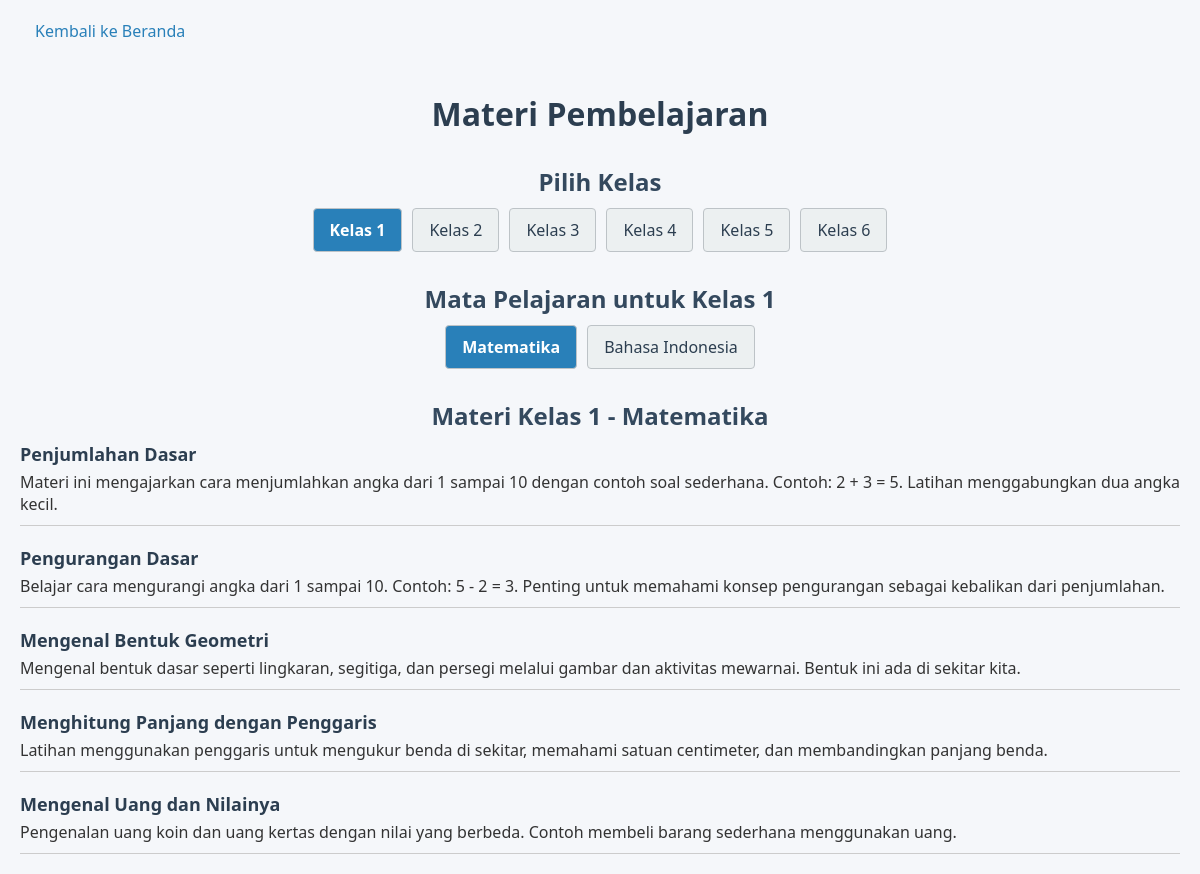
The app's page /materi.php?kelas=1&mapel=Matematika (signed in) with its own data.
### tables this page shows
CREATE TABLE `materi` (
  `id` int(11) NOT NULL,
  `kelas` int(11) NOT NULL,
  `mapel` varchar(50) NOT NULL,
  `judul` varchar(255) NOT NULL,
  `konten` text NOT NULL
);

### materi.php (the view, shortened to what this page needs)
<?php
include 'db.php';
$kelas = isset($_GET['kelas']) ? (int)$_GET['kelas'] : 0;
$mapel = isset($_GET['mapel']) ? $_GET['mapel'] : '';
?>
<!DOCTYPE html>
<html>
<head>
  <link rel="stylesheet" href="style.css">
</head>
<body class="body-materi">
<a href="index.php" class="back">Kembali ke Beranda</a>
<h1 class="judul-halaman">Materi Pembelajaran</h1>
<section class="section-kelas">
  <h2 class="judul-subbagian">Pilih Kelas</h2>
  <div class="menu-kelas">
    <?php for ($i = 1; $i <= 6; $i++): ?>
      <a href="materi.php?kelas=<?= $i ?>" class="btn-kelas <?= ($kelas == $i) ? 'aktif' : '' ?>">Kelas <?= $i ?></a>
    <?php endfor; ?>
  </div>
</section>
<?php if ($kelas): ?>
  <section class="section-mapel">
    <h2 class="judul-subbagian">Mata Pelajaran untuk Kelas <?= $kelas ?></h2>
    <div class="menu-mapel">
      <?php
      $result_mapel = mysqli_query($conn, "SELECT DISTINCT mapel FROM materi WHERE kelas = $kelas");
      while ($m = mysqli_fetch_assoc($result_mapel)):
      ?>
        <a href="materi.php?kelas=<?= $kelas ?>&mapel=<?= urlencode($m['mapel']) ?>" class="btn-mapel <?= ($mapel == $m['mapel']) ? 'aktif' : '' ?>">
          <?= htmlspecialchars($m['mapel']) ?>
        </a>
      <?php endwhile; ?>
    </div>
  </section>
<?php endif; ?>
<?php if ($kelas && $mapel): ?>
  <section class="section-materi">
    <h2 class="judul-subbagian">Materi Kelas <?= $kelas ?> - <?= htmlspecialchars($mapel) ?></h2>
    <?php
    $result_materi = mysqli_query($conn, "SELECT * FROM materi WHERE kelas = $kelas AND mapel = '$mapel'");
    if (mysqli_num_rows($result_materi) == 0): ?>
      <p class="pesan-tidak-ada">Tidak ada materi tersedia.</p>
    <?php else: ?>
      <ul class="daftar-materi">
        <?php while ($row = mysqli_fetch_assoc($result_materi)): ?>
          <li class="item-materi">
            <strong class="judul-materi"><?= htmlspecialchars($row['judul']) ?></strong><br>
            <div class="konten-materi"><?= nl2br(htmlspecialchars($row['konten'])) ?></div>
          </li>
        <?php endwhile; ?>
      </ul>
    <?php endif; ?>
  </section>
<?php endif; ?>
</body>
</html>

### style.css (style rules this page uses)
body { font-family: Arial, sans-serif; background-color: #f0f8ff; margin: 0; padding: 0; }
h2 { text-align: center; margin-bottom: 20px; color: #333; }
body.body-materi { font-family: 'Segoe UI', sans-serif; background-color: #f5f7fa; margin: 0; padding: 0 20px; color: #333; }
h1.judul-halaman { text-align: center; color: #2c3e50; margin-top: 30px; margin-bottom: 10px; }
h2.judul-subbagian { margin-top: 30px; margin-bottom: 10px; color: #34495e; }
.menu-kelas, .menu-mapel { display: flex; justify-content: center; flex-wrap: wrap; gap: 10px; margin-bottom: 20px; }
.btn-kelas, .btn-mapel { padding: 10px 16px; background-color: #ecf0f1; color: #2c3e50; text-decoration: none; border-radius: 4px; border: 1px solid #bdc3c7; transition: background-color 0.3s, color 0.3s; }
.aktif { background-color: #2980b9; color: white !important; font-weight: bold; }
.daftar-materi { list-style: none; padding-left: 0; margin: 0; }
.item-materi { margin-bottom: 20px; padding-bottom: 10px; border-bottom: 1px solid #ccc; }
.judul-materi { font-size: 18px; color: #2c3e50; }
.konten-materi { margin-top: 5px; white-space: pre-wrap; }
.back { text-decoration: none; background-color: transparent; color: #2980b9; padding: 10px 15px; margin: 10px 0; border: none; border-radius: 5px; display: inline-block; text-align: center; }

### records on screen
materi: judul "Penjumlahan Dasar", konten "Materi ini mengajarkan cara menjumlahkan angka dari 1 sampai 10 dengan contoh soal sederhana. Contoh: 2 + 3 = 5. Latihan menggabungkan dua angka kecil."
materi: judul "Pengurangan Dasar", konten "Belajar cara mengurangi angka dari 1 sampai 10. Contoh: 5 - 2 = 3. Penting untuk memahami konsep pengurangan sebagai kebalikan dari penjumlahan."
materi: judul "Mengenal Bentuk Geometri", konten "Mengenal bentuk dasar seperti lingkaran, segitiga, dan persegi melalui gambar dan aktivitas mewarnai. Bentuk ini ada di sekitar kita."
materi: judul "Menghitung Panjang dengan Penggaris", konten "Latihan menggunakan penggaris untuk mengukur benda di sekitar, memahami satuan centimeter, dan membandingkan panjang benda."
materi: judul "Mengenal Uang dan Nilainya", konten "Pengenalan uang koin dan uang kertas dengan nilai yang berbeda. Contoh membeli barang sederhana menggunakan uang."

### other values on screen
$kelas "1"
$m['mapel'] "Matematika"
$m['mapel'] "Bahasa Indonesia"
$mapel "Matematika"
